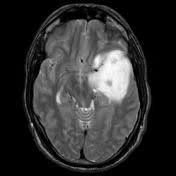
%> input picture BENIGN_TEST_DATA/1.jpg, 176 x 176 px
$ octave --eval "result = preprocess(imread('BENIGN_TEST_DATA/1.jpg'));"   (GNU Octave 9; MATLAB toolbox functions it lacks are replaced by stand-ins)
%> lines starting %> are read from the running program, lines starting %| are printed output that depends on the picture; in (x1, y1, x2, y2) boxes, pixels count from 0 and x2, y2 are one past the last pixel; in counts of white or black regions, pixels touching at a corner belong together; the program's own positions count from 1
function [ processedimage ] = preprocess( image )
% The function deals with preprocessing the image
% which would be used for further computations.
    gray = rgb2gray(image);%Gray Scale
    % Contrast Enhancement by Mathematical Morphology
    se = strel('disk',3);%creating a disc shaped structure
    img2 = imsubtract(imadd(gray,imtophat(gray,se)),imbothat(gray,se)); %Convolving Function
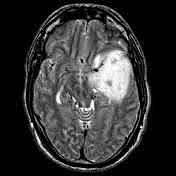
%> img2: size 176x176 uint8; min 0, max 255, mean 51.9
    img2 = im2bw(img2,.6);
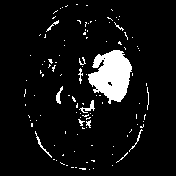
%> img2: size 176x176 logical; 7.4% white; 115 white regions (103 under 20 px), largest, box (x1, y1, x2, y2) and area: (88, 50, 132, 104) 1547, (79, 100, 95, 113) 69, (56, 86, 63, 104) 56
    processedimage = bwareaopen(img2,64);
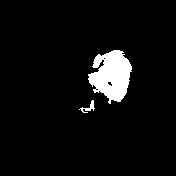
%> processedimage: size 176x176 logical; 5.2% white; 2 white regions, box (x1, y1, x2, y2) and area: (88, 50, 132, 104) 1547, (79, 100, 95, 113) 69
end

$ run again, on BENIGN_TEST_DATA/10.jpg
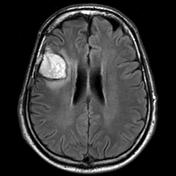
%> input picture BENIGN_TEST_DATA/10.jpg, 176 x 176 px
%> in preprocess, `img2 = im2bw(img2,.6);`:
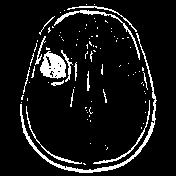
%> img2: size 176x176 logical; 8.7% white; 94 white regions (78 under 20 px), largest, box (x1, y1, x2, y2) and area: (20, 33, 157, 173) 809, (40, 51, 66, 79) 482, (54, 10, 140, 60) 288
%> in preprocess, `processedimage = bwareaopen(img2,64);`:
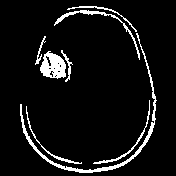
%> processedimage: size 176x176 logical; 7.1% white; 8 white regions, largest, box (x1, y1, x2, y2) and area: (20, 33, 157, 173) 809, (40, 51, 66, 79) 482, (54, 10, 140, 60) 288

$ run again, on BENIGN_TEST_DATA/11.jpg
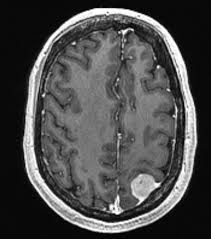
%> input picture BENIGN_TEST_DATA/11.jpg, 211 x 239 px
%> in preprocess, `img2 = im2bw(img2,.6);`:
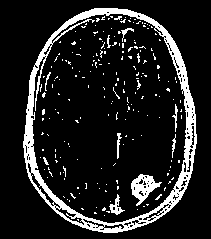
%> img2: size 239x211 logical; 12.8% white; 212 white regions (201 under 20 px), largest, box (x1, y1, x2, y2) and area: (23, 8, 197, 233) 4778, (131, 174, 162, 206) 451, (109, 194, 125, 215) 121
%> in preprocess, `processedimage = bwareaopen(img2,64);`:
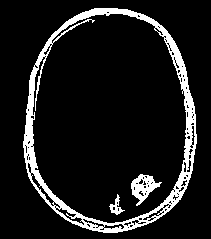
%> processedimage: size 239x211 logical; 10.6% white; 3 white regions, box (x1, y1, x2, y2) and area: (23, 8, 197, 233) 4778, (131, 174, 162, 206) 451, (109, 194, 125, 215) 121

$ run again, on BENIGN_TEST_DATA/12.jpg
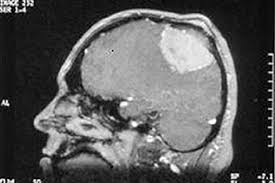
%> input picture BENIGN_TEST_DATA/12.jpg, 275 x 183 px
%> in preprocess, `img2 = im2bw(img2,.6);`:
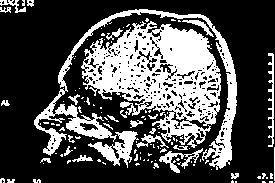
%> img2: size 183x275 logical; 31% white; 118 white regions (90 under 20 px), largest, box (x1, y1, x2, y2) and area: (81, 21, 221, 148) 8946, (34, 9, 237, 170) 3746, (88, 131, 139, 168) 708
%> in preprocess, `processedimage = bwareaopen(img2,64);`:
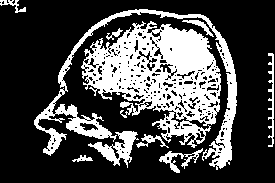
%> processedimage: size 183x275 logical; 28.9% white; 10 white regions, largest, box (x1, y1, x2, y2) and area: (81, 21, 221, 148) 8946, (34, 9, 237, 170) 3746, (88, 131, 139, 168) 708
